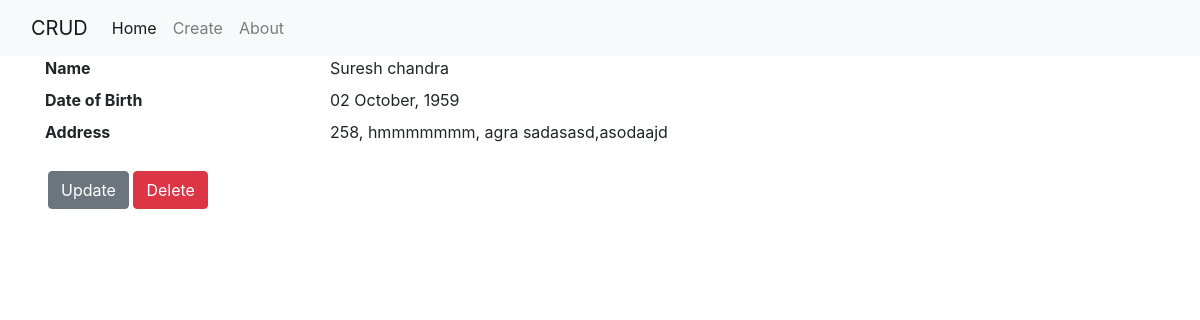
Page /9/ on the committed database.
### myapp/models.py (models this page shows, shortened)
class Person(models.Model):
    name = models.CharField(max_length=100)
    date_of_birth = models.DateTimeField('dob (YYYY-MM-DD)')
    address = models.CharField(max_length=500)

### myapp/views.py (the view)
# urls.py: path('<int:pk>/', PersonDetailView.as_view(), name='detail'),
class PersonDetailView(DetailView):
    model = Person

### myapp/templates/myapp/person_detail.html
{% extends "myapp/base.html"%}
{% block content%}
    <div>
        <dl class="row">
            <dt class="col-sm-3">Name</dt>
            <dd class="col-sm-9">{{person.name|capfirst}}</dd>
            <dt class="col-sm-3">Date of Birth</dt>
            <dd class="col-sm-9">{{person.date_of_birth |date:'d F, Y'}}</dd>
            <dt class="col-sm-3">Address</dt>
            <dd class="col-sm-9">{{person.address}}</dd>
        </dl>
    </div>
    <div id="update">
        <a class="btn btn-secondary" href="{% url 'update' object.id %}">Update</a>
        <a class="btn btn-danger" href="{% url 'delete' object.id%}">Delete</a>
    </div>
{% endblock content%}

### myapp/static/myapp/main.css (style rules this page uses)
#update { padding: 3px; }

### rows in the picture
Person: name "Suresh chandra", date_of_birth "02 October, 1959", address "258, hmmmmmmm, agra sadasasd,asodaajd"
